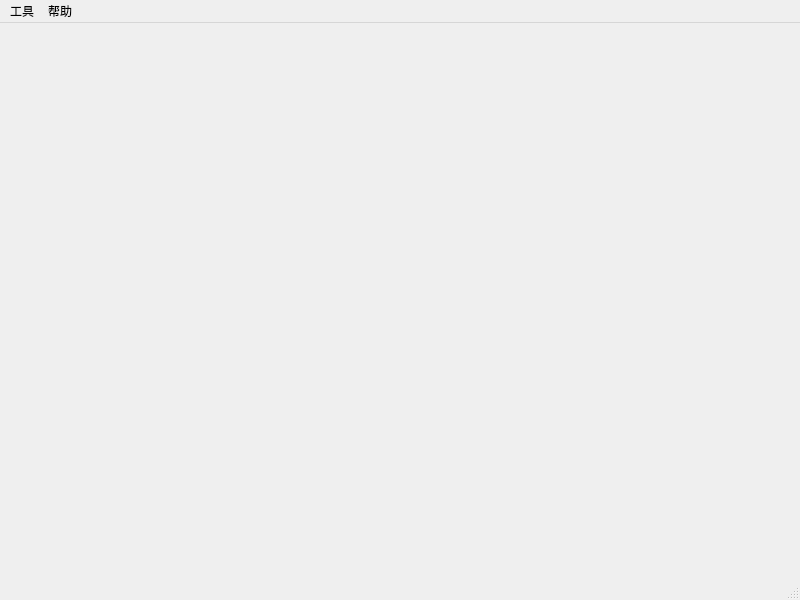
<?xml version="1.0" encoding="UTF-8"?>
<ui version="4.0">
 <class>MainWindow</class>
 <widget class="QMainWindow" name="MainWindow">
  <property name="geometry">
   <rect>
    <x>0</x>
    <y>0</y>
    <width>800</width>
    <height>600</height>
   </rect>
  </property>
  <property name="windowTitle">
   <string>MainWindow</string>
  </property>
  <widget class="QWidget" name="centralwidget"/>
  <widget class="QMenuBar" name="menubar">
   <property name="geometry">
    <rect>
     <x>0</x>
     <y>0</y>
     <width>800</width>
     <height>26</height>
    </rect>
   </property>
   <widget class="QMenu" name="menu">
    <property name="title">
     <string>工具</string>
    </property>
    <addaction name="actionexcelhebing"/>
   </widget>
   <widget class="QMenu" name="menu_2">
    <property name="title">
     <string>帮助</string>
    </property>
    <addaction name="actionabout_app"/>
    <addaction name="actionabout_author"/>
    <addaction name="actionmoney"/>
   </widget>
   <addaction name="menu"/>
   <addaction name="menu_2"/>
  </widget>
  <widget class="QStatusBar" name="statusbar"/>
  <action name="actionexcelhebing">
   <property name="text">
    <string>excel合并</string>
   </property>
  </action>
  <action name="actionabout_app">
   <property name="text">
    <string>关于软件</string>
   </property>
  </action>
  <action name="actionabout_author">
   <property name="text">
    <string>关于作者</string>
   </property>
  </action>
  <action name="actionmoney">
   <property name="text">
    <string>捐赠</string>
   </property>
  </action>
 </widget>
 <resources/>
 <connections/>
</ui>
